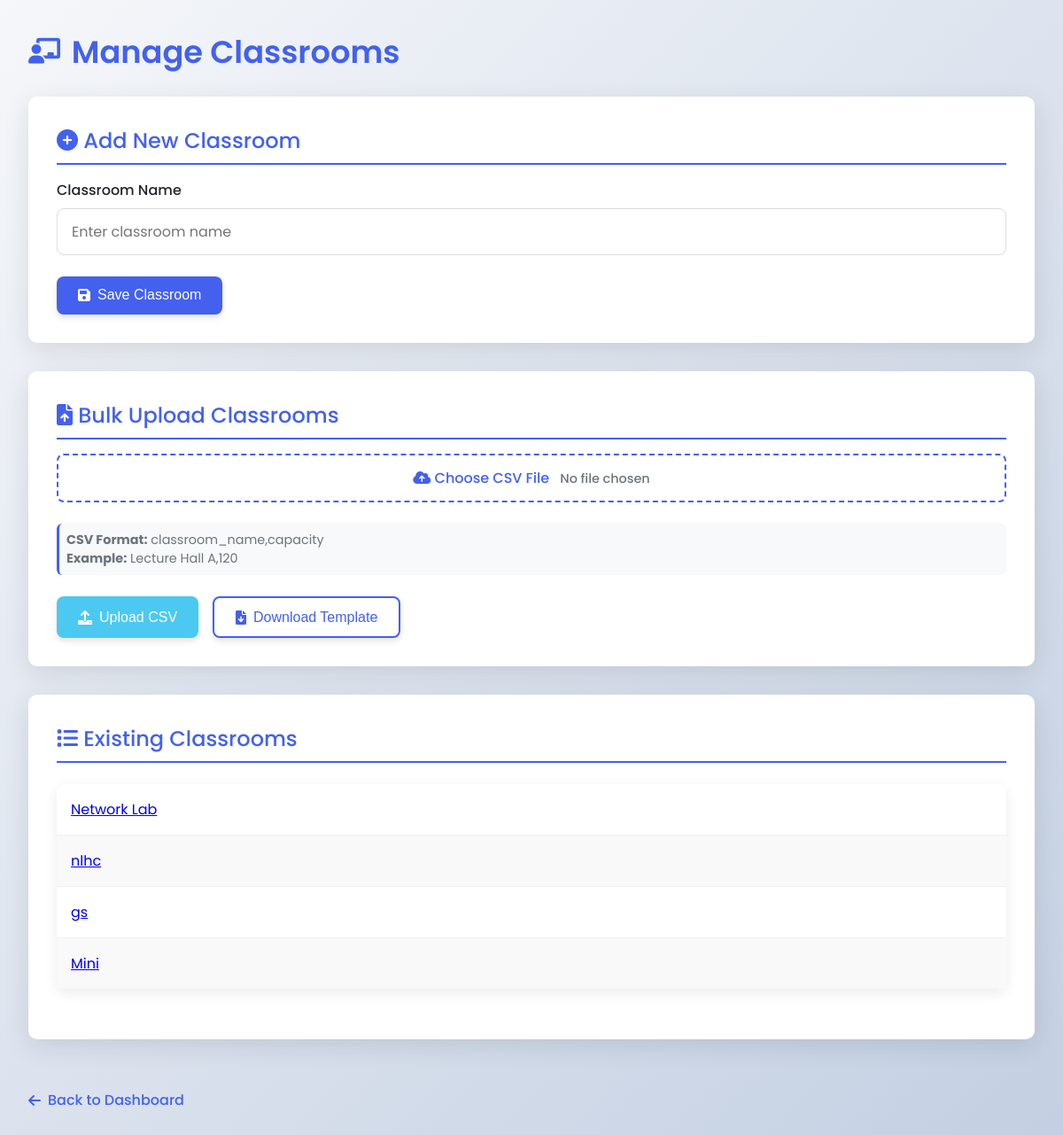
The page /classroom_type on the database as committed earlier.
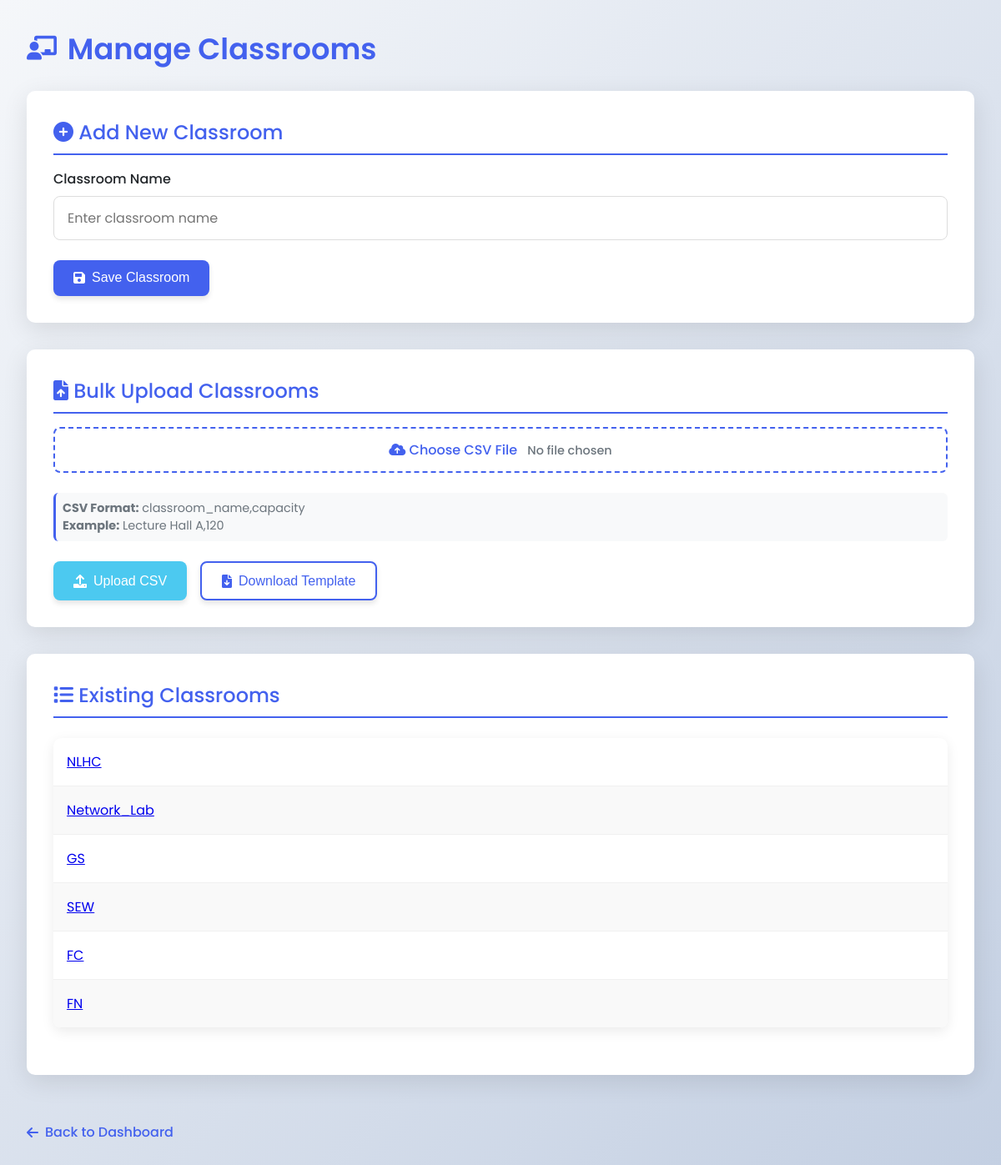
The same page on the database as committed later.
### app.py (models this page shows)
class Building(db.Model):
    id = db.Column(db.Integer, primary_key=True)
    name = db.Column(db.String(100), unique=True, nullable=False)
    classrooms = db.relationship('Classroom', backref='building', lazy=True)

### app.py (the view, shortened to what this page needs)
@app.route('/classroom_type',methods=['GET','POST'])
def manage_classrooms_type():
    classrooms = Building.query.all()
    return render_template('classrooms_type.html', classrooms=classrooms)

### templates/classrooms_type.html (shortened to what this page needs)
<!DOCTYPE html>
<html lang="en">
<head>
    <link rel="stylesheet" href="https://cdnjs.cloudflare.com/ajax/libs/font-awesome/6.0.0-beta3/css/all.min.css">
</head>
<body>
    <div class="container">
        <h1><i class="fas fa-chalkboard-teacher"></i> Manage Classrooms</h1>
        <div class="card">
            <h2><i class="fas fa-plus-circle"></i> Add New Classroom</h2>
            <form method="POST" enctype="multipart/form-data">
                <div class="form-group">
                    <label for="classroom_name">Classroom Name</label>
                    <input type="text" id="classroom_name" name="name" placeholder="Enter classroom name" required>
                </div>
                <div class="btn-group">
                    <button type="submit" class="btn btn-primary">
                        <i class="fas fa-save"></i> Save Classroom
                    </button>
                </div>
            </form>
        </div>
        <div class="card">
            <h2><i class="fas fa-file-upload"></i> Bulk Upload Classrooms</h2>
            <form method="POST" enctype="multipart/form-data">
                <div class="form-group">
                    <label for="file-upload" class="file-label">
                        <i class="fas fa-cloud-upload-alt"></i> Choose CSV File
                        <span id="file-chosen" class="file-name">No file chosen</span>
                    </label>
                    <div class="instructions">
                        <p><strong>CSV Format:</strong> classroom_name,capacity</p>
                        <p><strong>Example:</strong> Lecture Hall A,120</p>
                    </div>
                </div>
                <div class="btn-group">
                    <button type="submit" name="upload" value="file" class="btn btn-success">
                        <i class="fas fa-upload"></i> Upload CSV
                    </button>
                    <button type="button" onclick="downloadTemplate()" class="btn btn-secondary">
                        <i class="fas fa-file-download"></i> Download Template
                    </button>
                </div>
            </form>
        </div>
        <div class="card">
            <h2><i class="fas fa-list"></i> Existing Classrooms</h2>
            {% if classrooms %}
            <table>
                <tbody>
                    {% for classroom in classrooms %}
                    <tr>
                        <td>
                            <a href="{{ url_for('manage_classrooms', idd=classroom.id) }}">
                            {{ classroom.name }}
                        </a>
                        </td>
                    </tr>
                    {% endfor %}
                </tbody>
            </table>
            {% else %}
            <div style="text-align: center; padding: 2rem; color: var(--gray);">
                <i class="fas fa-chalkboard" style="font-size: 2rem; margin-bottom: 1rem;"></i>
                <p>No classrooms Type have been added yet. Add your first classroom above.</p>
            </div>
            {% endif %}
        </div>
        <a href="{{ url_for('index') }}" class="back-link">
            <i class="fas fa-arrow-left"></i> Back to Dashboard
        </a>
    </div>
</body>
</html>

Rows that differ between the two databases and show on the page:
changed Building: name "Network Lab" → "NLHC"
changed Building: name "nlhc" → "Network_Lab"
changed Building (number 3 of 6 on the later page): name "gs" → "GS"
changed Building: name "Mini" → "SEW"
added Building: name "FC"
added Building: name "FN"
